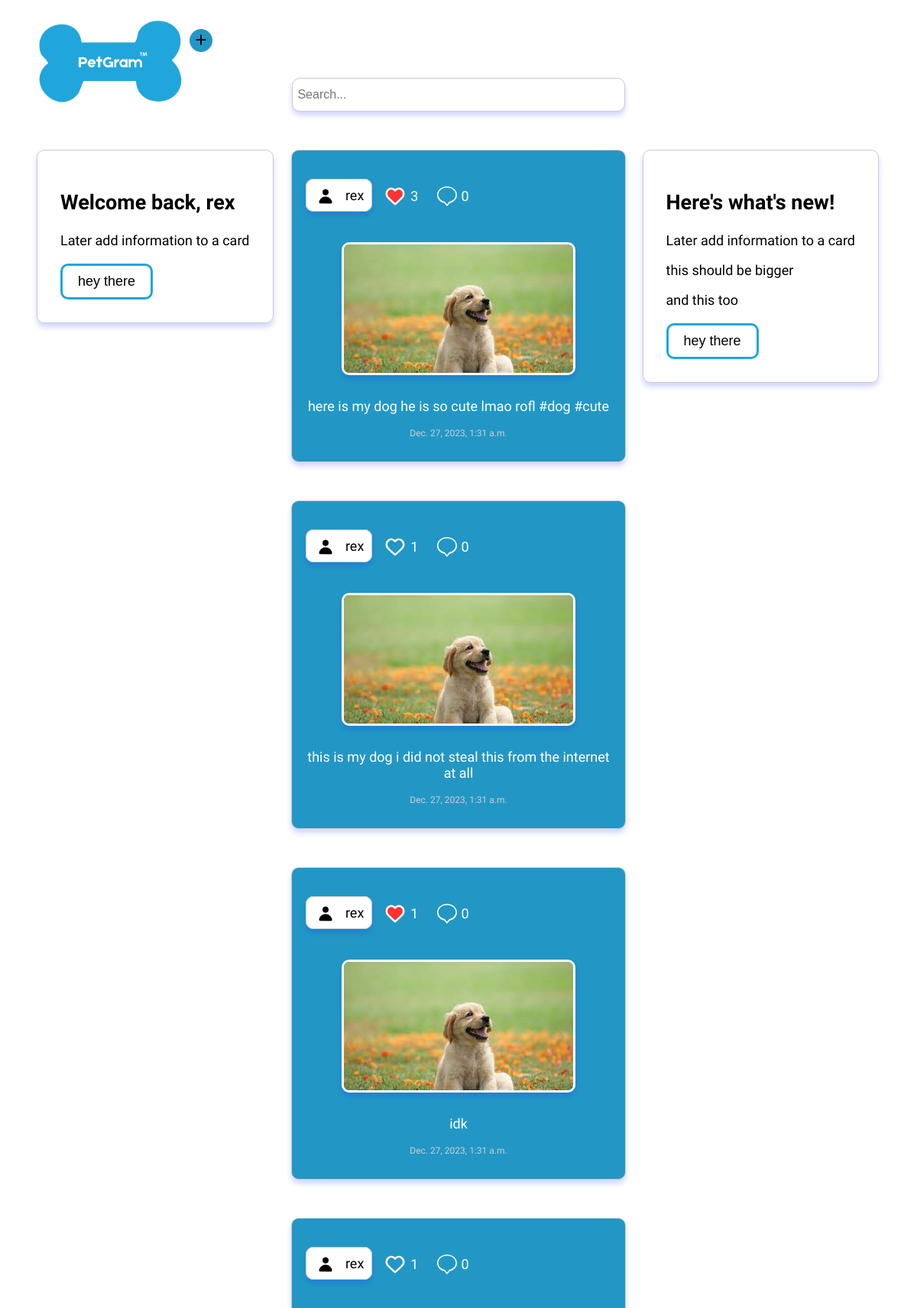
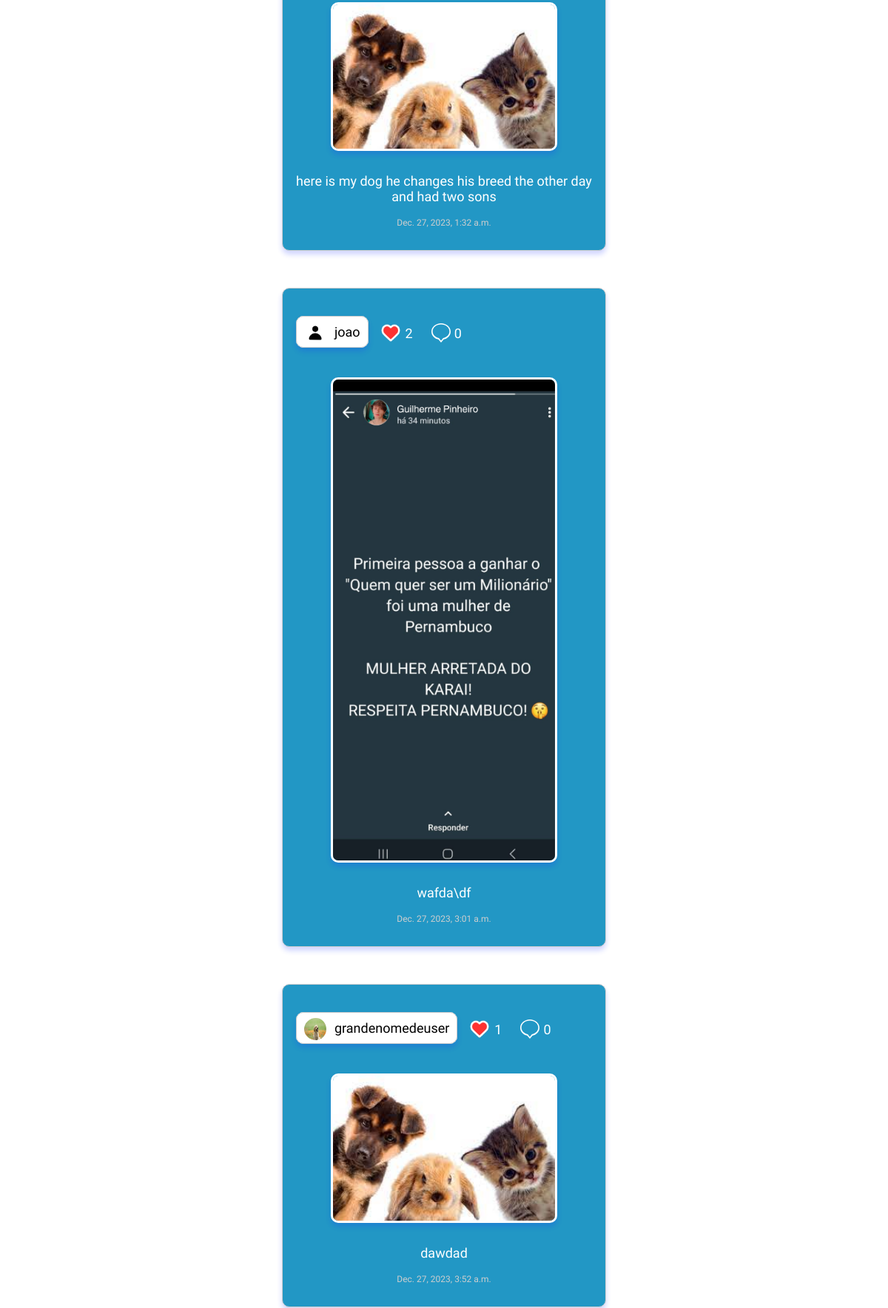
Screenshot of /home/ (signed in, upper part) with the database file from the repository (2 pictures, top to bottom).
### myapp/models.py (models this page shows, shortened)
class User(AbstractUser):
    profile_image = models.ImageField(null=True, blank=True, upload_to='images/')
    phone = models.CharField(max_length=20, null = True, blank=True)
    address = models.CharField(max_length=50 , null=True, blank=True)
    amount_of_followers = models.IntegerField(default=0)
    amount_of_following = models.IntegerField(default=0)
    followers = models.ManyToManyField('self', blank=True)

class Post(models.Model):
    user_profile = models.ForeignKey(UserProfile, on_delete=models.CASCADE, null=True)
    user = models.ForeignKey(User, on_delete=models.CASCADE, null=True, blank=True)
    image = models.ImageField(null=True, upload_to='images/')
    description = models.CharField(max_length=500, null=True, blank=True)
    date = models.DateTimeField(auto_now_add=True)
    likes = models.IntegerField(default=0)
    comment = models.CharField(max_length=100, null=True, blank=True)
    who_liked = models.ManyToManyField(User, related_name='liked_posts', blank=True)

class UserProfile(models.Model):
    user = models.OneToOneField(User, on_delete=models.CASCADE)
    profile_image = models.ImageField(upload_to='images/', default='images/defaultuser.png')
    bio = models.CharField(max_length=100, null=True, blank=True)

### myapp/views.py (the view)
# urls.py: 2. Add a URL to urlpatterns:  path('', views.home, name='home')
@login_required
def home(request, selected_username=None):
    current_user = request.user
    if current_user.is_authenticated:
        posts = Post.objects.all()  # Retrieve all instances of a post
        if selected_username:
            try:
                user_profile = UserProfile.objects.get(user__username=selected_username)
            except UserProfile.DoesNotExist:
                user_profile = None
        else:
            user_profile = current_user.userprofile
        liked_posts = Likes.objects.filter(user=current_user).values_list('post', flat=True)
        return render(request, 'home.html', {'posts': posts, 'user_profile': user_profile, 'liked_posts': liked_posts})
    else:
        return redirect('login')

### myapp/templates/home.html (shortened to what this page needs)
{% extends "homebase.html" %}
{% block content %}
<!DOCTYPE html>
<html lang="en">
<head>
</head>
<body>
    {% load static %}
        <img id="logo" src="{% static 'img/logo.png' %}" alt="Petgram Logo">
        <a href="{% url 'create' %}">
            <img id="new" src="{% static 'img/addNewpost.png' %}" alt="Add a new post" title="Add a new post">
        </a>
        <div class="search-bar">
            <input type="text" placeholder=" Search...">
        </div>
    <div class="posts">
        <div class="card2">
            <div class="card-content">
                <h2>Here's what's new!</h2>
                <p>Later add information to a card</p>
                <p>this should be bigger</p>
                <p>and this too</p>
                <button>hey there</button>
            </div>
        </div>
        <div class="posts">
            <div class="card">
                <div class="card-content">
                    <h2>Welcome back, {{user.username}}</h2>
                    <p>Later add information to a card</p>
                    <button>hey there</button>
                </div>
            </div>
        {% for post in posts %}
        <div class="post">
            <div class = "info">
                <a href="{% url 'view_other_profile' username=post.user.username %}">
                    <pre><span><img id = "profilepic" src="{{ post.user_profile.profile_image.url }}" alt="">  {{ post.user.username }}</span></pre>
                </a>
               <div id = "postlikes">
                    {% if post.id in liked_posts %}
                    <a href="{% url 'like_post' post.id %}">
                        <img id = "heart" src="{% static 'img/LikedPost.png' %}" alt="">
                    </a><p>{{ post.likes}}</p>
                    {% else %}
                    <a href="{% url 'like_post' post.id %}">
                        <img id = "heart" src="{% static 'img/likePost.svg' %}" alt="">
                    </a><p>{{ post.likes}}</p>
                    {% endif %}
                    <a href="{% url 'post_details' post.id %}">
                        <img id = "heart" style = "width: 26px" src="{% static 'img/comment.svg' %}" alt="">
                    </a><p>0</p>
               </div>
            </div>
            {% if post.image %}
                <img id = "post_image" src="{{ post.image.url }}" alt="">
            {% endif %}
            <p>{{ post.description }}</p>
            <p id = "date">{{ post.date }}</p>
        </div>
        {% endfor %}
    </div>
</body>
</html>
{% endblock %}

### myapp/static/homestyle.css (style rules this page uses)
body { font-family: 'Afacad', sans-serif; font-size: 18px; }
img { top: 20px; display: block; margin: 30px auto; width: 75%; }
#post_image { border-radius: 10px; box-shadow: 0 5px 7px rgba(22, 45, 255, 0.2); border: 3px solid #ffffff; }
.post { margin: 50px auto; width: 400px; padding: 1em; padding-top: 30px; border: 1px solid #CCC; border-radius: 10px; background-color: #2297c5; box-shadow: 0 5px 7px rgba(22, 45, 255, 0.2); height: 115%; }
#logo { float:left; width: 200px; margin: 10px 0; margin-left: 40px; }
.post p { color : white; text-align: center; }
span { color: rgb(0, 0, 0); font-size: 18px; border: 1px solid #CCC; border-radius: 10px; padding: 10px; box-shadow: 0 5px 7px rgba(22, 45, 255, 0.2); background-color: #ffffff; }
#new { display: inline-block; width: 30px; }
.card { position: fixed; float: left; margin-left: 40px; border: 1px solid #CCC; border-radius: 10px; padding: 30px; box-shadow: 0 5px 7px rgba(22, 45, 255, 0.2); }
#profilepic { margin : -10px 0; display: inline-block; width: 30px; height: 30px; padding-right : 2px; border-radius: 50%; overflow: hidden; }
.card2 { border: 1px solid #CCC; border-radius: 10px; padding: 30px; box-shadow: 0 5px 7px rgba(22, 45, 255, 0.2); position: fixed; right: 50px }
.search-bar { display: flex; justify-content: center; align-items: center; margin-right: 240px; }
.search-bar input[type="text"] { width: 430px; height: 40px; font-size: 16px; border: 1px solid #CCC; border-radius: 10px; box-shadow: 0 5px 7px rgba(22, 45, 255, 0.2); }
button { display: block; margin-top: 20px; border-radius: 10px; border: 3px solid #20a6db; background-color: #ffffff; font-size: 18px; padding: 10px 20px; cursor: pointer; }
a { text-decoration: none; }
pre { font-family: 'Afacad', sans-serif; font-size: 18px; }
.info { display: flex; flex-direction: row; }
#heart { width:30px; margin: 15px; }
#postlikes { display: flex; align-items: center; }
#postlikes p { position: relative; right: 10px; }
#date { font-size: 12px; color : #cecece; }

### rows the page displays
User: username "rex"
Post: user_profile.profile_image (placeholder picture), user.username "rex", likes "3", image (picture), description "here is my dog he is so cute lmao rofl #dog #cute", date "Dec. 27, 2023, 1:31 a.m."
Post: user_profile.profile_image (placeholder picture), user.username "rex", likes "1", image (picture), description "this is my dog i did not steal this from the internet at all", date "Dec. 27, 2023, 1:31 a.m."
Post: user_profile.profile_image (placeholder picture), user.username "rex", likes "1", image (picture), description "idk", date "Dec. 27, 2023, 1:31 a.m."
Post: user_profile.profile_image (placeholder picture), user.username "rex", likes "1", image (picture), description "here is my dog he changes his breed the other day and had two sons", date "Dec. 27, 2023, 1:32 a.m."
Post: user_profile.profile_image (placeholder picture), user.username "joao", likes "2", image (picture), description "wafda\\df", date "Dec. 27, 2023, 3:01 a.m."
Post: user_profile.profile_image (picture), user.username "grandenomedeuser", likes "1", image (picture), description "dawdad", date "Dec. 27, 2023, 3:52 a.m."
